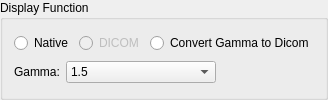
        <widget class="QGroupBox" name="Display_Function_Group">
         <property name="minimumSize">
          <size>
           <width>0</width>
           <height>100</height>
          </size>
         </property>
         <property name="maximumSize">
          <size>
           <width>16777215</width>
           <height>100</height>
          </size>
         </property>
         <property name="title">
          <string>Display Function</string>
         </property>
         <layout class="QGridLayout" name="gridLayout_7">
          <item row="0" column="0">
           <layout class="QHBoxLayout" name="horizontalLayout_19">
            <item>
             <widget class="QRadioButton" name="Display_Native_RadioButton">
              <property name="focusPolicy">
               <enum>Qt::NoFocus</enum>
              </property>
              <property name="text">
               <string>Native</string>
              </property>
             </widget>
            </item>
            <item>
             <widget class="QRadioButton" name="Display_DICOM_RadioButton">
              <property name="enabled">
               <bool>false</bool>
              </property>
              <property name="focusPolicy">
               <enum>Qt::NoFocus</enum>
              </property>
              <property name="text">
               <string>DICOM</string>
              </property>
             </widget>
            </item>
            <item>
             <widget class="QRadioButton" name="Display_Gamma_RadioButton">
              <property name="focusPolicy">
               <enum>Qt::NoFocus</enum>
              </property>
              <property name="text">
               <string>Convert Gamma to Dicom</string>
              </property>
             </widget>
            </item>
           </layout>
          </item>
          <item row="1" column="0">
           <layout class="QHBoxLayout" name="horizontalLayout_20">
            <item>
             <widget class="QLabel" name="label_40">
              <property name="maximumSize">
               <size>
                <width>56</width>
                <height>16777215</height>
               </size>
              </property>
              <property name="text">
               <string>Gamma:</string>
              </property>
             </widget>
            </item>
            <item>
             <widget class="QComboBox" name="Gamma_comboBox">
              <property name="minimumSize">
               <size>
                <width>150</width>
                <height>0</height>
               </size>
              </property>
              <property name="focusPolicy">
               <enum>Qt::NoFocus</enum>
              </property>
              <item>
               <property name="text">
                <string>1.5</string>
               </property>
              </item>
              <item>
               <property name="text">
                <string>1.55</string>
               </property>
              </item>
              <item>
               <property name="text">
                <string>1.6</string>
               </property>
              </item>
              <item>
               <property name="text">
                <string>1.65</string>
               </property>
              </item>
              <item>
               <property name="text">
                <string>1.7</string>
               </property>
              </item>
              <item>
               <property name="text">
                <string>1.75</string>
               </property>
              </item>
              <item>
               <property name="text">
                <string>1.8</string>
               </property>
              </item>
              <item>
               <property name="text">
                <string>1.85</string>
               </property>
              </item>
              <item>
               <property name="text">
                <string>1.9</string>
               </property>
              </item>
              <item>
               <property name="text">
                <string>1.95</string>
               </property>
              </item>
              <item>
               <property name="text">
                <string>2.0</string>
               </property>
              </item>
              <item>
               <property name="text">
                <string>2.05</string>
               </property>
              </item>
              <item>
               <property name="text">
                <string>2.1</string>
               </property>
              </item>
              <item>
               <property name="text">
                <string>2.15</string>
               </property>
              </item>
              <item>
               <property name="text">
                <string>2.2</string>
               </property>
              </item>
              <item>
               <property name="text">
                <string>2.25</string>
               </property>
              </item>
              <item>
               <property name="text">
                <string>2.3</string>
               </property>
              </item>
              <item>
               <property name="text">
                <string>2.35</string>
               </property>
              </item>
              <item>
               <property name="text">
                <string>2.4</string>
               </property>
              </item>
              <item>
               <property name="text">
                <string>2.45</string>
               </property>
              </item>
              <item>
               <property name="text">
                <string>2.5</string>
               </property>
              </item>
              <item>
               <property name="text">
                <string>2.55</string>
               </property>
              </item>
              <item>
               <property name="text">
                <string>2.6</string>
               </property>
              </item>
              <item>
               <property name="text">
                <string>2.65</string>
               </property>
              </item>
              <item>
               <property name="text">
                <string>2.7</string>
               </property>
              </item>
             </widget>
            </item>
            <item>
             <spacer name="horizontalSpacer_9">
              <property name="orientation">
               <enum>Qt::Horizontal</enum>
              </property>
              <property name="sizeHint" stdset="0">
               <size>
                <width>40</width>
                <height>20</height>
               </size>
              </property>
             </spacer>
            </item>
           </layout>
          </item>
         </layout>
        </widget>
